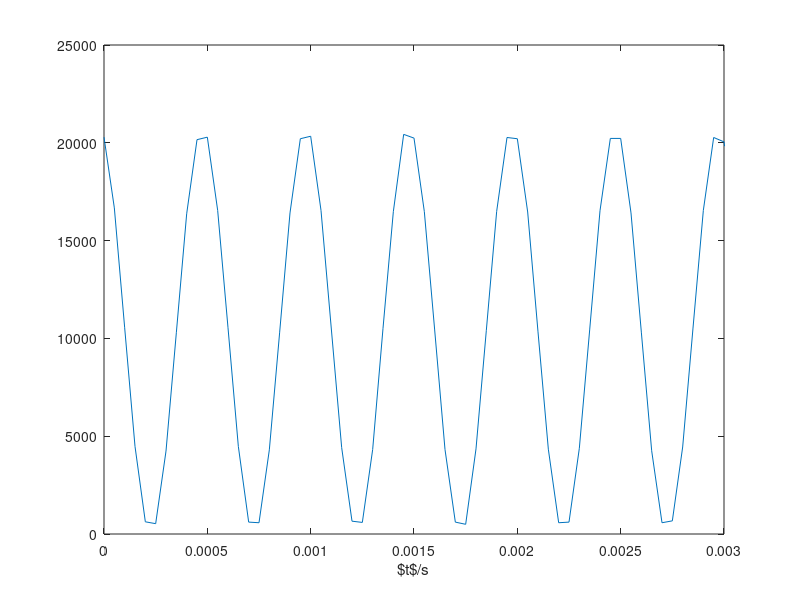
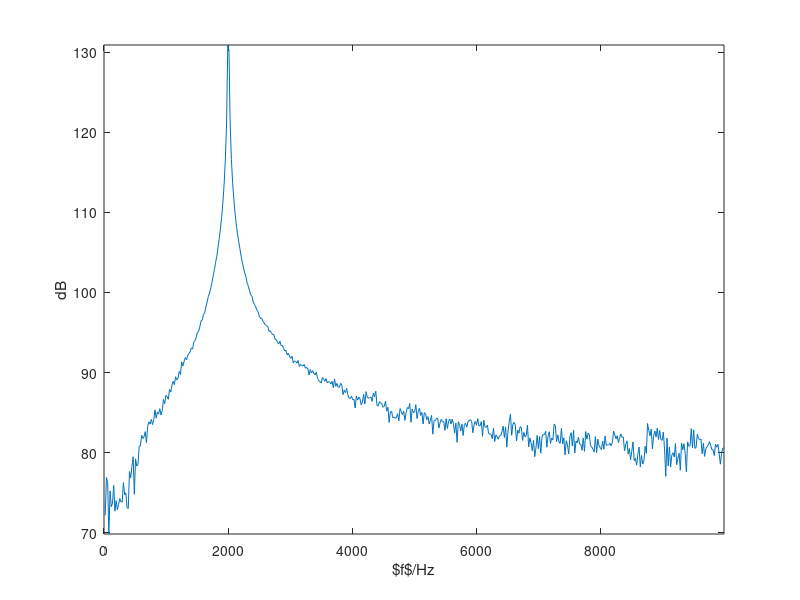

Recreate these plots in MATLAB, in order.
%% import data
data = csvread('data/enob.csv');
% the first line is title
data(1, :) = [];
datsgn = data(:,2);

%% time domain
N = length(datsgn);
fs = 20e3;
t = [0:N-1]/fs;
plot(t, datsgn);
xlim([0 0.003]);
xlabel('$t$/s');
print -dpdflatexstandalone '/tmp/t.tex';

%% frequency domain
datfft = abs(fft(datsgn));
% filter direct component
datfft(1) = 0;
datfft = datfft(1:N/2);
f = [0:N/2-1]*fs/N;
plot(f, 20*log10(datfft));
xlabel('$f$/Hz');
ylabel('dB');
axis tight;
print -dpdflatexstandalone '/tmp/f.tex';

%% calculate enob
[maxval, pos] = max(datfft);
sig_rms = sqrt(sum(datfft(pos-3:pos+3).^2));
nos_rms = sqrt(sum(datfft(2:N/2).^2))-sig_rms;
snor = 20*log10(sig_rms/nos_rms);
enob = (snor-1.79)/6.02
